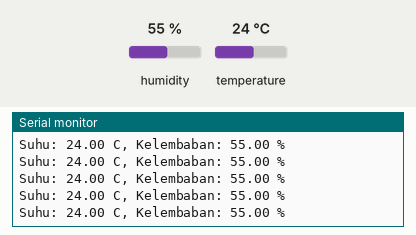
A sketch run on a simulated ESP8266 (NodeMCU). Shown: the last lines printed to the serial monitor. The test bench sets the inputs (shaded band); at power-on: humidity 55 %, temperature 24 °C.

Above: at 2.8 s.
2.9 s: humidity set to 22 %
At 4.5 s:
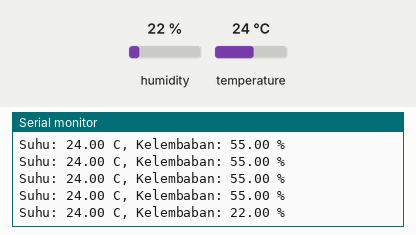
5.6 s: temperature set to 12 °C
At 6.0 s:
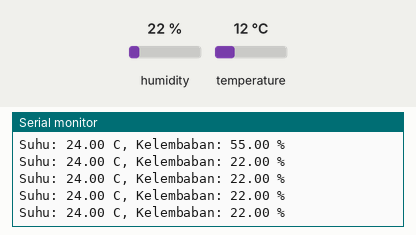
8.3 s: humidity set to 40 %
At 9.0 s:
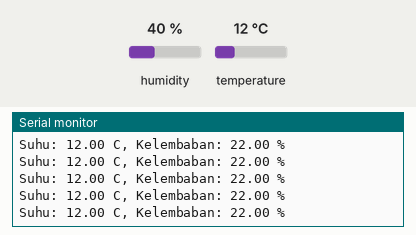
Timing chart, 0 to 11.3 s (numbered marks = the images above; inputs shaded):
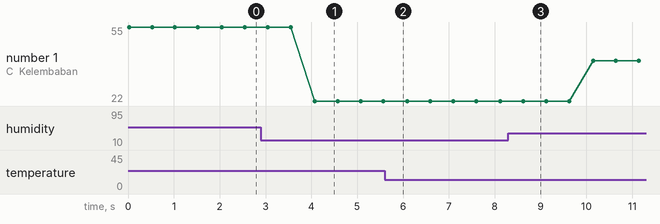

The sketch:

Percobaan1H1.ino
```cpp
#include <DHT.h>

#define DHTPIN D4      // GPIO2 di NodeMCU
#define DHTTYPE DHT11

DHT dht(DHTPIN, DHTTYPE);

void setup() {
  Serial.begin(115200);
  dht.begin();
  Serial.println("Memulai akuisisi data sensor DHT11...");
}

void loop() {
  float kelembaban = dht.readHumidity();
  float suhu = dht.readTemperature();

  if (isnan(kelembaban) || isnan(suhu)) {
    Serial.println("Gagal membaca data dari sensor DHT11!");
  } else {
    Serial.print("Suhu: ");
    Serial.print(suhu);
    Serial.print(" C, Kelembaban: ");
    Serial.print(kelembaban);
    Serial.println(" %");
  }

  delay(500);
}
```

Measured:
- after the input at 2.9 s, the serial monitor: prints a new line after 1.2 s (image 1)
- plotted number 1: 55 → 22 after the input at 2.9 s, 22 → 40 after the input at 8.3 s
